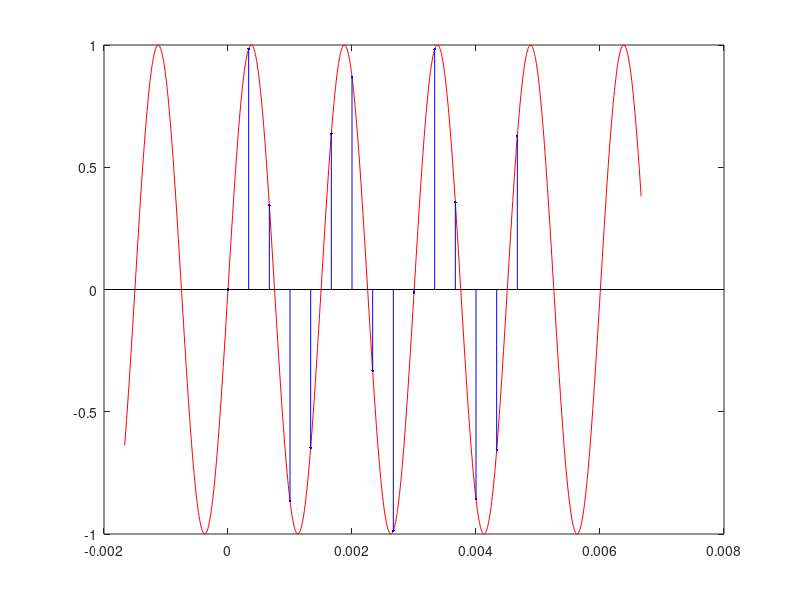

This figure's MATLAB source: (Note: this script raises an error after producing the figure.)
clc; clear; close all;

fs = 3000;
N = 15;
Dt = 1/fs;
T = N*Dt;
t0 = 0;

dt = 0.00001; t = t0-T/3:dt:T+T/3;
f0 = 666;

Df = fs/N;

ts = t0:Dt:Dt*N-Dt;

s = sin(2*pi*f0*t);
xn = sin(2*pi*f0*ts);
xnWin = xn(:) .* blackman(N);
% xnWin = xn(:) .* bartlett(M);
xnZ = [xn, zeros(1,5000)];
xnZWin = [xnWin; zeros(5000,1)];
M = length(xnZ);

DfZ = fs/M;

figure(1);
plot(t,s, "r-"); hold on;
stem(ts,xn,"b.");

XK = calcDFT(xn);
XKZ = calcDFT(xnZ);
XKWIN = calcDFT(xnWin);
XKZWIN = calcDFT(xnZWin);
df = 1;
f = -fs:df:fs;

if (mod(N,2) == 0)
    f_shifted = -fs/2:Df:fs/2-Df;
else
    f_shifted = -fs/2+Df/2:Df:fs/2-Df/2;
end

if (mod(M,2) == 0)
    f_shiftedZ = -fs/2:DfZ:fs/2-DfZ;
else
    f_shiftedZ = -fs/2+DfZ/2:DfZ:fs/2-DfZ/2;
end

figure(2);
subplot(2,1,1);
plot(f_shiftedZ, fftshift(abs(XKZ)/N),"b."); hold on;
stem(f_shifted,fftshift(abs(XK)/N),"mo");
plot([f0 f0],get(gca,'ylim'),'k--')
subplot(2,1,2);
plot(f_shiftedZ, fftshift(angle(XKZ)/pi),"b."); hold on;
stem(f_shifted,fftshift(angle(XK)/pi),"mo");
plot([f0 f0],get(gca,'ylim'),'k--')

figure(3);
subplot(2,1,1);
% plot(f_shiftedZ, fftshift(abs(XKZWIN)/N*2.3833),"b."); hold on;
% stem(f_shifted,fftshift(abs(XKWIN)/N*2.3833),"mo");
plot(f_shiftedZ, fftshift(abs(XKZWIN)/N*2),"b."); hold on;
stem(f_shifted,fftshift(abs(XKWIN)/N*2),"mo");
plot([f0 f0],get(gca,'ylim'),'k--')
subplot(2,1,2);
plot(f_shiftedZ, fftshift(angle(XKZWIN)/pi),"b."); hold on;
stem(f_shifted,fftshift(angle(XKWIN)/pi),"mo");
plot([f0 f0],get(gca,'ylim'),'k--')

figure(4); hold on, grid on
plot(f_shiftedZ, 20*log10(fftshift(abs(XKZ)/N)),"r.");
plot(f_shiftedZ, 20*log10(fftshift(abs(XKZWIN)/N*2.3833)),"g.");
plot([f0 f0],get(gca,'ylim'),'k--')



